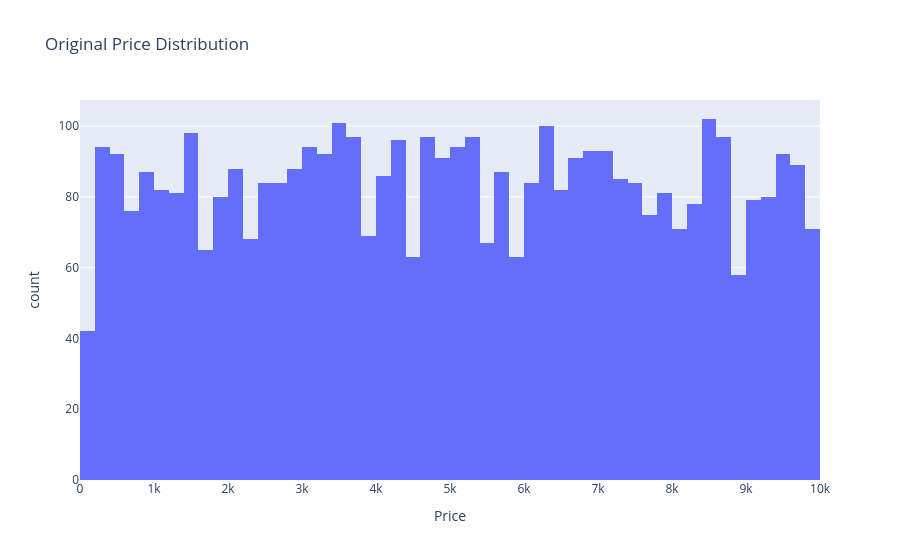
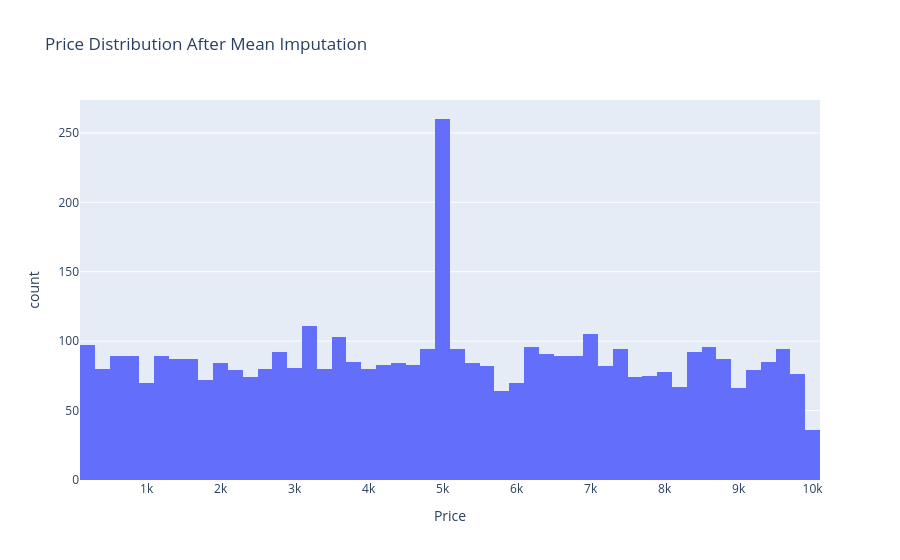
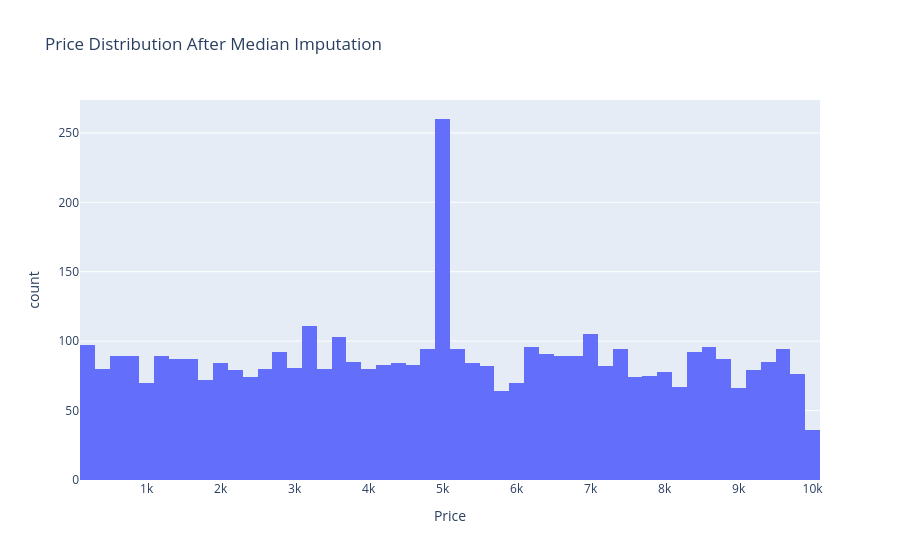

Notebook source saved alongside these figures, in order:
### Code cell
import plotly.express as px

fig = px.histogram(df, x="Price", title="Original Price Distribution")
fig.show()

fig = px.histogram(df_mean, x="Price", title="Price Distribution After Mean Imputation")
fig.show()

fig = px.histogram(df_median, x="Price", title="Price Distribution After Median Imputation")
fig.show()

### Figure 1 — Plotly figure (JSON) as saved in the notebook; plotly's stock layout.template omitted (floating-point values rounded to 4 significant figures; data arrays with more than 128 entries replaced by an {"elided": "..."} marker saying what was removed)
{"data": [{"bingroup": "x", "hovertemplate": "Price=%{x}<br>count=%{y}<extra></extra>", "legendgroup": "", "marker": {"color": "#636efa", "pattern": {"shape": ""}}, "name": "", "orientation": "v", "showlegend": false, "type": "histogram", "x": {"elided": "4358 float values"}, "xaxis": "x", "yaxis": "y"}], "layout": {"barmode": "relative", "legend": {"tracegroupgap": 0}, "title": {"text": "Original Price Distribution"}, "xaxis": {"anchor": "y", "domain": [0, 1], "title": {"text": "Price"}}, "yaxis": {"anchor": "x", "domain": [0, 1], "title": {"text": "count"}}}}

### Figure 2 — Plotly figure (JSON) as saved in the notebook; plotly's stock layout.template omitted (floating-point values rounded to 4 significant figures; data arrays with more than 128 entries replaced by an {"elided": "..."} marker saying what was removed)
{"data": [{"bingroup": "x", "hovertemplate": "Price=%{x}<br>count=%{y}<extra></extra>", "legendgroup": "", "marker": {"color": "#636efa", "pattern": {"shape": ""}}, "name": "", "orientation": "v", "showlegend": false, "type": "histogram", "x": {"elided": "4358 float values"}, "xaxis": "x", "yaxis": "y"}], "layout": {"barmode": "relative", "legend": {"tracegroupgap": 0}, "title": {"text": "Price Distribution After Mean Imputation"}, "xaxis": {"anchor": "y", "domain": [0, 1], "title": {"text": "Price"}}, "yaxis": {"anchor": "x", "domain": [0, 1], "title": {"text": "count"}}}}

### Figure 3 — Plotly figure (JSON) as saved in the notebook; plotly's stock layout.template omitted (floating-point values rounded to 4 significant figures; data arrays with more than 128 entries replaced by an {"elided": "..."} marker saying what was removed)
{"data": [{"bingroup": "x", "hovertemplate": "Price=%{x}<br>count=%{y}<extra></extra>", "legendgroup": "", "marker": {"color": "#636efa", "pattern": {"shape": ""}}, "name": "", "orientation": "v", "showlegend": false, "type": "histogram", "x": {"elided": "4358 float values"}, "xaxis": "x", "yaxis": "y"}], "layout": {"barmode": "relative", "legend": {"tracegroupgap": 0}, "title": {"text": "Price Distribution After Median Imputation"}, "xaxis": {"anchor": "y", "domain": [0, 1], "title": {"text": "Price"}}, "yaxis": {"anchor": "x", "domain": [0, 1], "title": {"text": "count"}}}}
